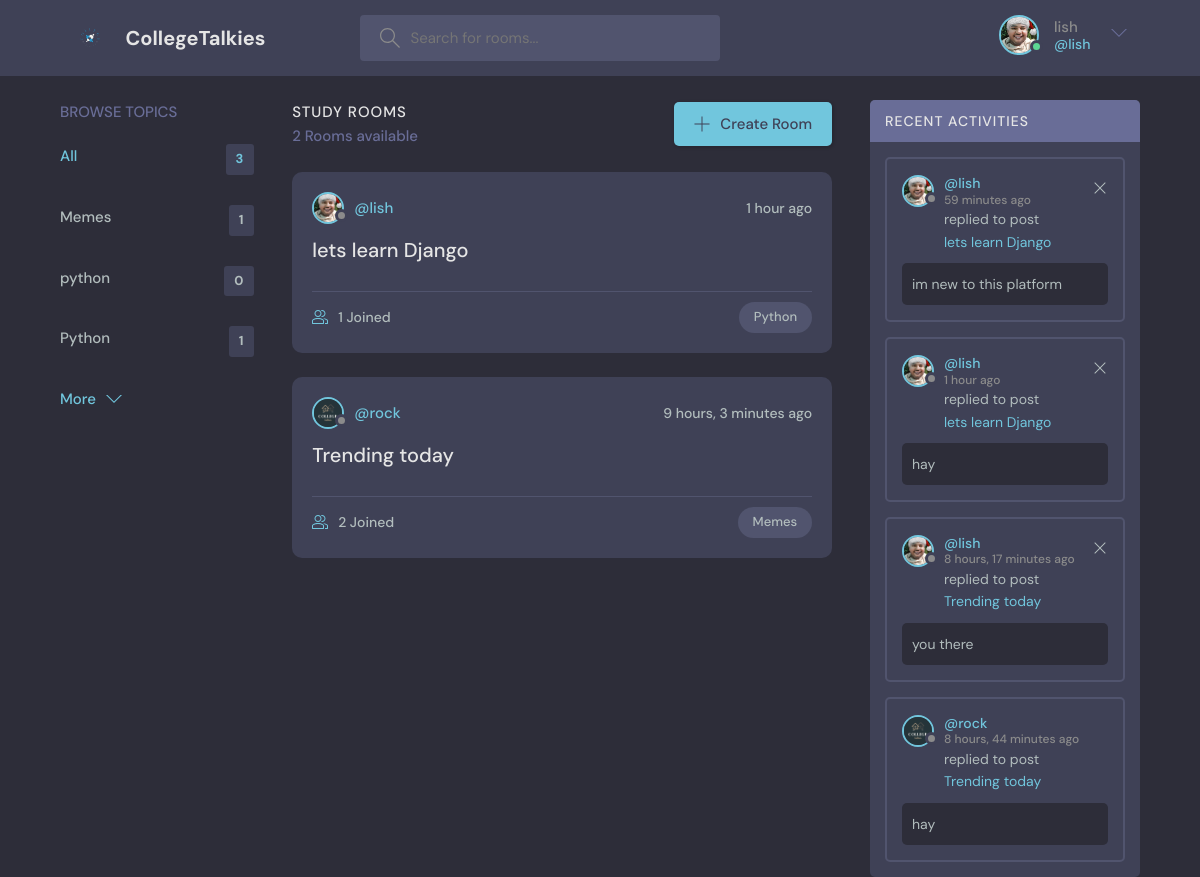
The app's page / (signed in) with its own data.
### base/models.py (models this page shows, shortened)
class User(AbstractUser):
    name = models.CharField(max_length=200, null=True)
    email = models.EmailField(unique=True, null = True)
    bio = models.TextField(null=True)
    avatar = models.ImageField(null=True, default="avatar.svg")
    USERNAME_FIELD = 'email'
    REQUIRED_FIELDS = []

class Topic(models.Model):
    name = models.CharField(max_length=200)

class Room(models.Model):
    host= models.ForeignKey(User, on_delete=models.CASCADE, null=True)
    topic = models.ForeignKey(Topic, on_delete=models.SET_NULL, null=True)
    name=models.CharField(max_length=200)
    description = models.TextField(null=True, blank=True)
    participants= models.ManyToManyField(User, related_name='participants', blank=True)
    updated = models.DateTimeField(auto_now=True)
    created = models.DateTimeField(auto_now_add=True)
    class Meta:
        ordering = ['-updated', '-created']
    def __str__(self):
        return self.name

class Message(models.Model):
    user = models.ForeignKey(User, on_delete=models.CASCADE)
    room = models.ForeignKey(Room, on_delete=models.CASCADE)
    body = models.TextField()
    updated = models.DateTimeField(auto_now=True)
    created = models.DateTimeField(auto_now_add=True)
    class Meta:
        ordering = ['-updated', '-created']

### base/views.py (the view)
# urls.py: path('', views.home,name="home"),
def home(request):
    q= request.GET.get('q') if request.GET.get('q') != None else ''
    rooms = Room.objects.filter(
        Q(topic__name__icontains=q) |
        Q(name__icontains=q)|
        Q(description__icontains=q)
        )
    topics = Topic.objects.all()
    room_count=rooms.count()
    room_messages=Message.objects.filter(Q(room__name__icontains=q))
    context={'rooms':rooms, 'topics': topics, 'room_count':room_count, 'room_messages': room_messages }
    return render(request, 'base/home.html',context)

### base/templates/base/home.html (shortened to what this page needs)
{% extends 'main.html' %}
{% block content %}
<main class="layout layout--3">
  <div class="container">
    {% include 'base/topics_component.html' %}
    <div class="roomList">
      <div class="roomList__header">
        <div>
          <h2>Study Rooms</h2>
          <p>{{room_count}} Rooms available</p>
        </div>
        <a class="btn btn--main" href="{% url 'create-room' %}">
          <svg version="1.1" xmlns="http://www.w3.org/2000/svg" width="32" height="32" viewBox="0 0 32 32">
            <title>add</title>
            <path
              d="M16.943 0.943h-1.885v14.115h-14.115v1.885h14.115v14.115h1.885v-14.115h14.115v-1.885h-14.115v-14.115z">
            </path>
          </svg>
          Create Room
        </a>
      </div>
      {% include 'base/feed_component.html' %}
    </div>
    {% include 'base/activity_component.html' %}
  </div>
</main>
{% endblock %}

### templates/navbar.html (shortened to what this page needs)
{% load static %}
<header class="header header--loggedIn">
    <div class="container">
      <a href="{% url 'home' %}" class="header__logo">
        <img src="{% static 'images/logo.png' %}" />
        <h1>CollegeTalkies</h1>
      </a>
      <form class="header__search" method="GET" action="{% url 'home' %}">
        <label>
          <input name="q" placeholder="Search for rooms..." />
        </label>
      </form>
      <nav class="header__menu">
        {% if request.user.is_authenticated %}
        <div class="header__user">
          <a href="{% url 'update-user' %}">
            <div class="avatar avatar--medium active">
              <img src="{{request.user.avatar.url}}" />
            </div>
            <p>{{request.user.username}}<span>@{{request.user.username}}</span></p>
          </a>
          <button class="dropdown-button">
            <svg version="1.1" xmlns="http://www.w3.org/2000/svg" width="32" height="32" viewBox="0 0 32 32">
              <title>chevron-down</title>
              <path d="M16 21l-13-13h-3l16 16 16-16h-3l-13 13z"></path>
            </svg>
          </button>
        </div>
        {% else %}
        <a href="{% url 'login' %}">
          <img src="{% static 'images/avatar.svg' %}" />
          <p>Login</p>
        </a>
        {% endif %}
      </nav>
    </div>
  </header>

### base/templates/base/topics_component.html
<div class="topics">
  <div class="topics__header">
      <h2>Browse Topics</h2>
  </div>
  <ul class="topics__list">
      <li>
          <a href="{% url 'home' %}" class="active">All <span>{{topics.count}}</span></a>
      </li>
      {% for topic in topics %}
      <li>
          <a href="{% url 'home' %}?q={{topic.name}}">{{topic.name}}<span>{{topic.room_set.all.count}}</span></a>
      </li>
      {% endfor %}
  </ul>
  <a class="btn btn--link" href="{% url 'topics' %}">
      More
      <svg version="1.1" xmlns="http://www.w3.org/2000/svg" width="32" height="32" viewBox="0 0 32 32">
          <title>chevron-down</title>
          <path d="M16 21l-13-13h-3l16 16 16-16h-3l-13 13z"></path>
      </svg>
  </a>
</div>

### base/templates/base/feed_component.html (shortened to what this page needs)
{% for room in rooms %}
<div class="roomListRoom">
    <div class="roomListRoom__header">
      <a href="{% url 'user-profile'  room.host.id %}" class="roomListRoom__author">
        <div class="avatar avatar--small">
          <img src="{{room.host.avatar.url}}" />
        </div>
        <span>@{{room.host.username}}</span>
      </a>
      <div class="roomListRoom__actions">
        <span>{{room.created|timesince}} ago</span>
      </div>
    </div>
    <div class="roomListRoom__content">
      <a href="{% url 'room' room.id %}">{{room.name}}</a>
    </div>
    <div class="roomListRoom__meta">
      <a href="{% url 'room' room.id %}" class="roomListRoom__joined">
        {{room.participants.all.count}} Joined
      </a>
      <p class="roomListRoom__topic">{{room.topic.name}}</p>
    </div>
  </div>
  {% endfor %}

### base/templates/base/activity_component.html
<div class="activities">
    <div class="activities__header">
      <h2>Recent Activities</h2>
    </div>
    {% for message in room_messages %}
    <div class="activities__box">
      <div class="activities__boxHeader roomListRoom__header">
        <a href="{% url 'user-profile' message.user.id %}" class="roomListRoom__author">
          <div class="avatar avatar--small">
            <img src="{{message.user.avatar.url}}" />
          </div>
          <p>
            @{{ message.user.username }}
            <span>{{ message.created|timesince }} ago</span>
          </p>
        </a>
        {% if request.user == message.user %}
        <div class="roomListRoom__actions">
          <a href="{% url 'delete-message' message.id %}">
            <svg version="1.1" xmlns="http://www.w3.org/2000/svg" width="32" height="32" viewBox="0 0 32 32">
              <title>remove</title>
              <path
                d="M27.314 6.019l-1.333-1.333-9.98 9.981-9.981-9.981-1.333 1.333 9.981 9.981-9.981 9.98 1.333 1.333 9.981-9.98 9.98 9.98 1.333-1.333-9.98-9.98 9.98-9.981z"
              ></path>
            </svg>
          </a>
        </div>
        {% endif %}
      </div>
      <div class="activities__boxContent">
        <p>replied to post <a href="{% url 'room' message.room.id %}">{{message.room}}</a></p>
        <div class="activities__boxRoomContent">
          {{message.body}}
        </div>
      </div>
    </div>
    {% endfor %}
</div>

### records on screen
User: user.avatar (picture), user.username "lish"
Topic: name "Memes", room_set.all.count "1"
Topic: name "python", room_set.all.count "0"
Topic: name "Python", room_set.all.count "1"
Room: host.avatar (picture), host.username "lish", created "1 hour", name "lets learn Django", participants.all.count "1", topic.name "Python"
Room: host.avatar (picture), host.username "rock", created "9 hours, 3 minutes", name "Trending today", participants.all.count "2", topic.name "Memes"
Message: user.avatar (picture), user.username "lish", created "59 minutes", room "lets learn Django", body "im new to this platform"
Message: user.avatar (picture), user.username "lish", created "1 hour", room "lets learn Django", body "hay"
Message: user.avatar (picture), user.username "lish", created "8 hours, 17 minutes", room "Trending today", body "you there"
Message: user.avatar (picture), user.username "rock", created "8 hours, 44 minutes", room "Trending today", body "hay"

### other values on screen
{{ topics.count }} "3"
{{ room_count }} "2"
